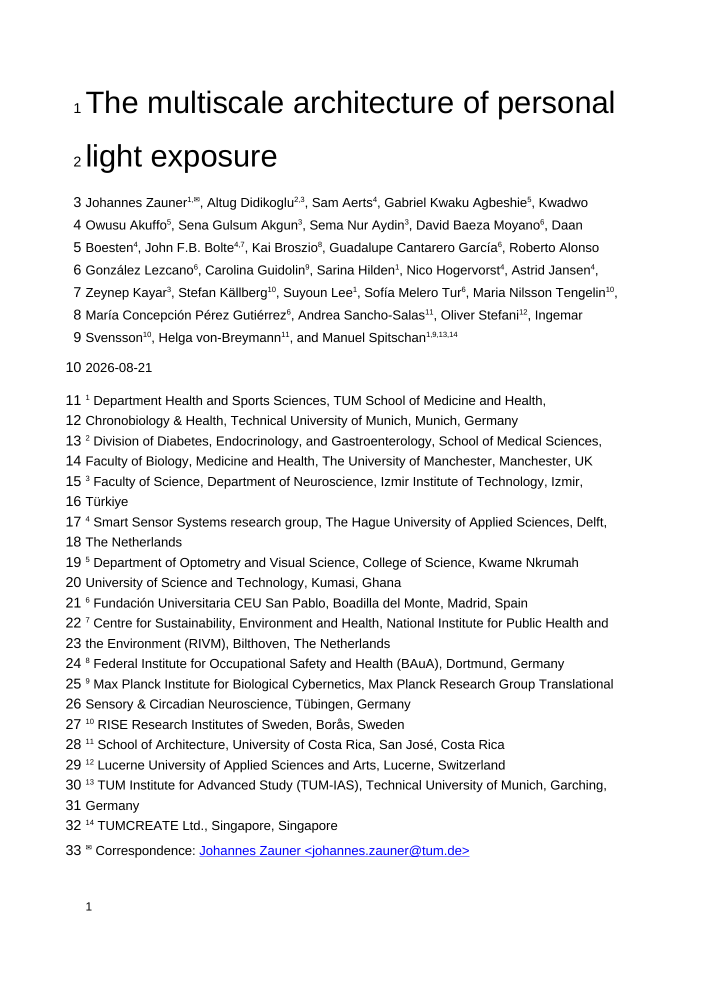
#> input picture audit/manuscript_nature_health/revision_2026_09_11/svg_complete_order72d/rendered_pages/page-1.png, 1414 x 2000 px (shown at 1/2 size); its folder holds only this picture in this run
$ python inspect_rendered_pages.py
#> lines starting #> are read from the running program, lines starting #| are printed output that depends on the picture
#!/usr/bin/env python3
"""Compare document page images and assemble visual QA sheets; no scientific audit."""

import hashlib
import json
from pathlib import Path

from PIL import Image, ImageDraw

OUT = Path(__file__).resolve().parent
BASE = OUT.parent / "manuscript_qa_reference_case_final"


def sha(path):
    return hashlib.sha256(path.read_bytes()).hexdigest()


def number(path):
    return int(path.stem.rsplit("-", 1)[1])


def main():
    pages = sorted((OUT / "rendered_pages").glob("page-*.png"), key=number)
    rows = [{"page": number(page), "path": str(page), "sha256": sha(page),
             "baseline_sha256": sha(BASE / page.name), "byte_identical": sha(page) == sha(BASE / page.name)}
            for page in pages]
    sheets = OUT / "review_sheets"
    sheets.mkdir(exist_ok=True)
    for start in range(0, len(pages), 6):
        canvas = Image.new("RGB", (2250, 2210), "#ececec")
#> canvas: PIL image 2250x2210 RGB; every value is 236
        draw = ImageDraw.Draw(canvas)
        for index, page in enumerate(pages[start:start + 6]):
            left, top = index % 3 * 750, index // 3 * 1105
            with Image.open(page) as img:
#> img is the input picture: PIL image 1414x2000 RGB; mean R, G, B 241.4, 241.4, 241.7
                img.thumbnail((730, 1060))
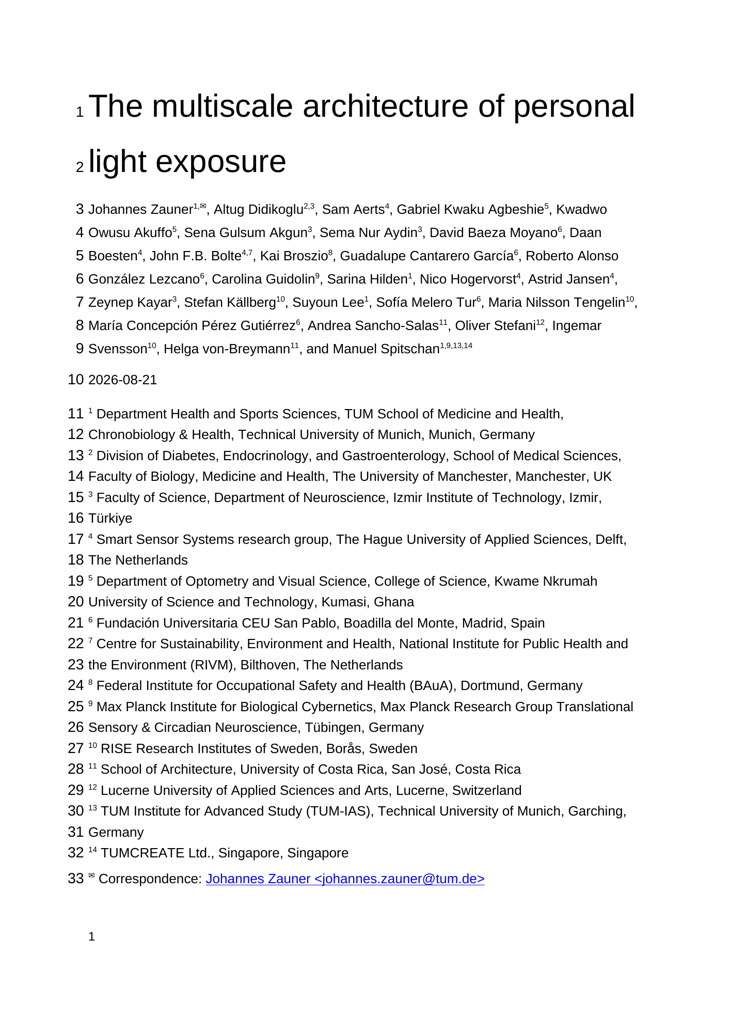
#> img: PIL image 730x1033 RGB; mean R, G, B 241, 241, 241.3
                canvas.paste(img, (left + (750 - img.width) // 2, top + 30))
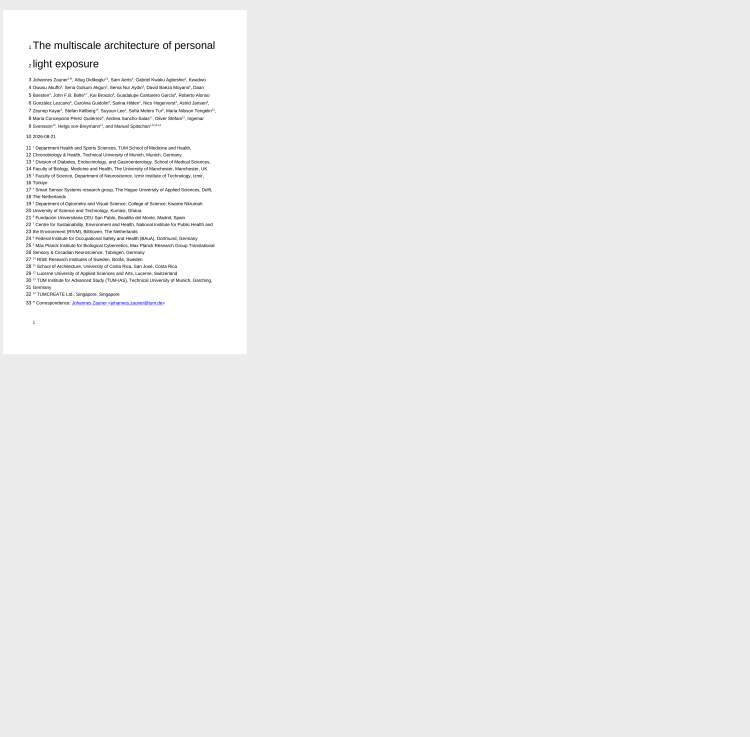
#> canvas: PIL image 2250x2210 RGB (shown at 1/3 size); mean R, G, B 236.8, 236.8, 236.8
            draw.text((left + 12, top + 10), f'Page {number(page)}', fill="black")
        canvas.save(sheets / f"sheet-{start // 6 + 1}.png")
    record = {"baseline_render": str(BASE), "complete_render_page_count": len(pages),
              "baseline_page_count": len(list(BASE.glob("page-*.png"))),
              "changed_pages": [row["page"] for row in rows if not row["byte_identical"]],
              "identical_page_count": sum(row["byte_identical"] for row in rows), "pages": rows}
    (OUT / "page_comparison.json").write_text(json.dumps(record, indent=2) + "\n")
    print(json.dumps({key: value for key, value in record.items() if key != "pages"}, indent=2))


if __name__ == "__main__":
    main()

$ run again, on audit/manuscript_nature_health/revision_2026_09_11/svg_complete_order72d/rendered_pages/page-21.png
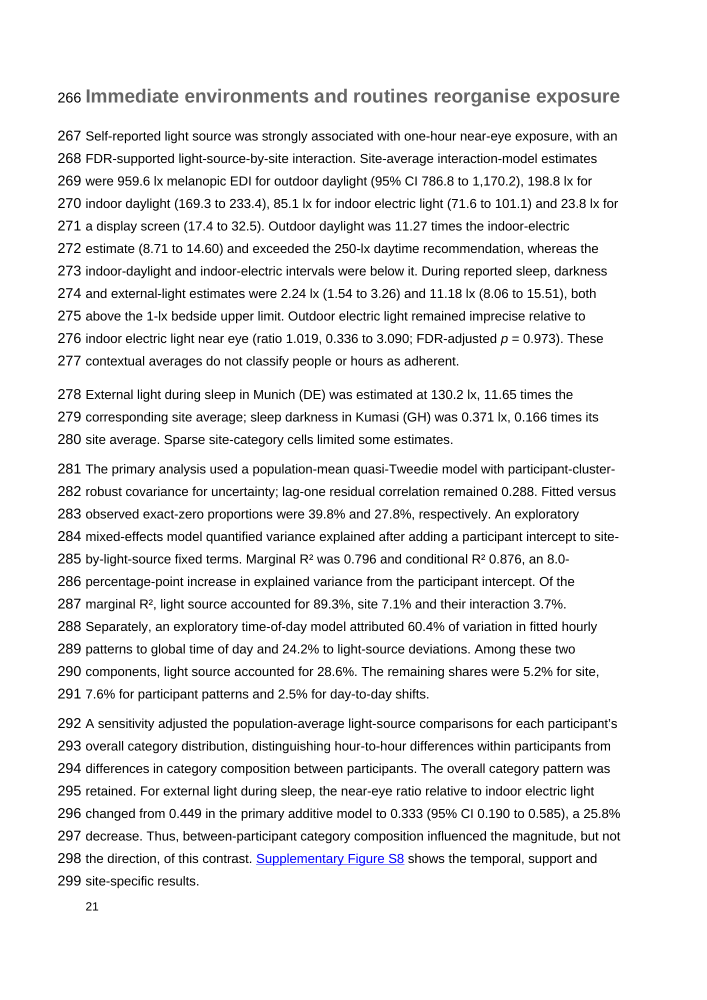
#> input picture audit/manuscript_nature_health/revision_2026_09_11/svg_complete_order72d/rendered_pages/page-21.png, 1414 x 2000 px (shown at 1/2 size)
#> in main, img is the input picture: PIL image 1414x2000 RGB; mean R, G, B 238.5, 238.5, 238.7
#> in main, `img.thumbnail((730, 1060))`:
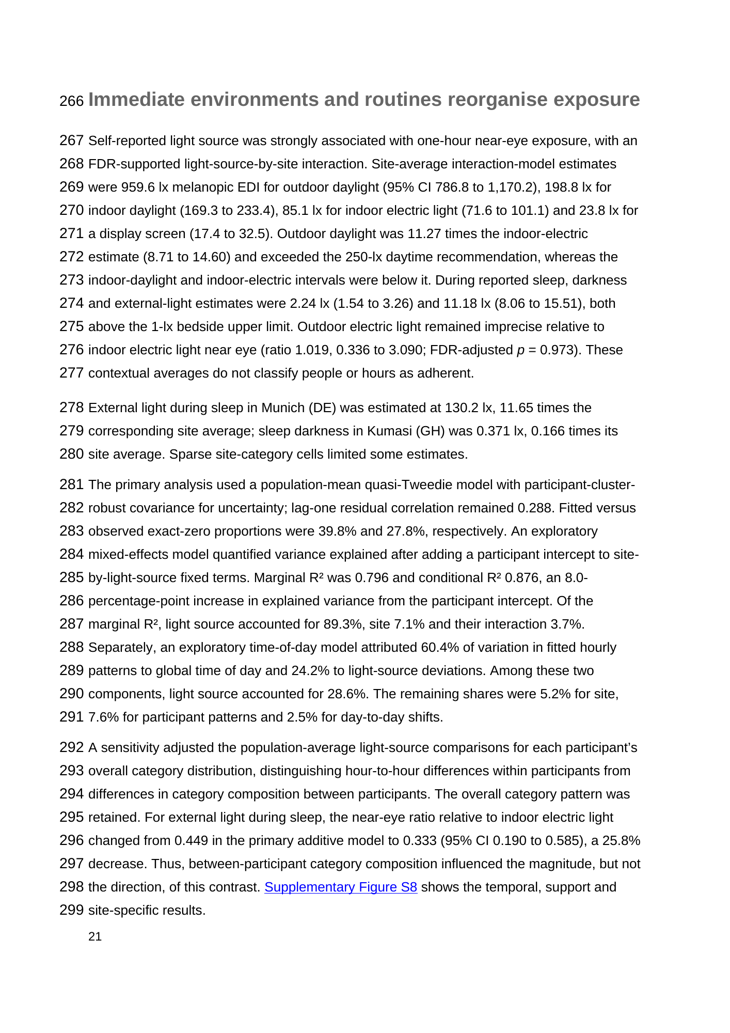
#> img: PIL image 730x1033 RGB; mean R, G, B 238, 238, 238.2
#> in main, `canvas.paste(img, (left + (750 - img.width) // 2, top + 30))`:
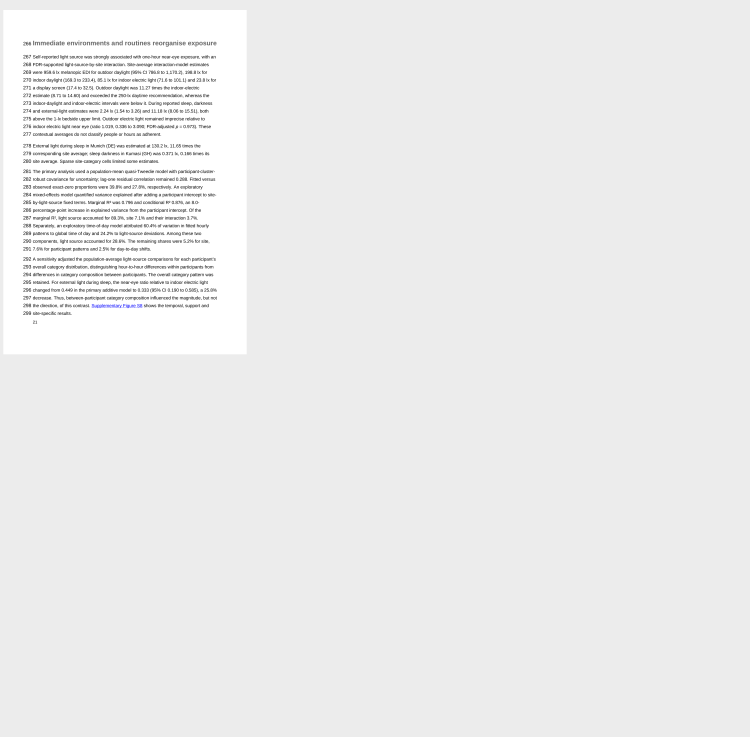
#> canvas: PIL image 2250x2210 RGB (shown at 1/3 size); mean R, G, B 236.3, 236.3, 236.3

$ run again, on audit/manuscript_nature_health/revision_2026_09_11/svg_complete_order72d/rendered_pages/page-23.png
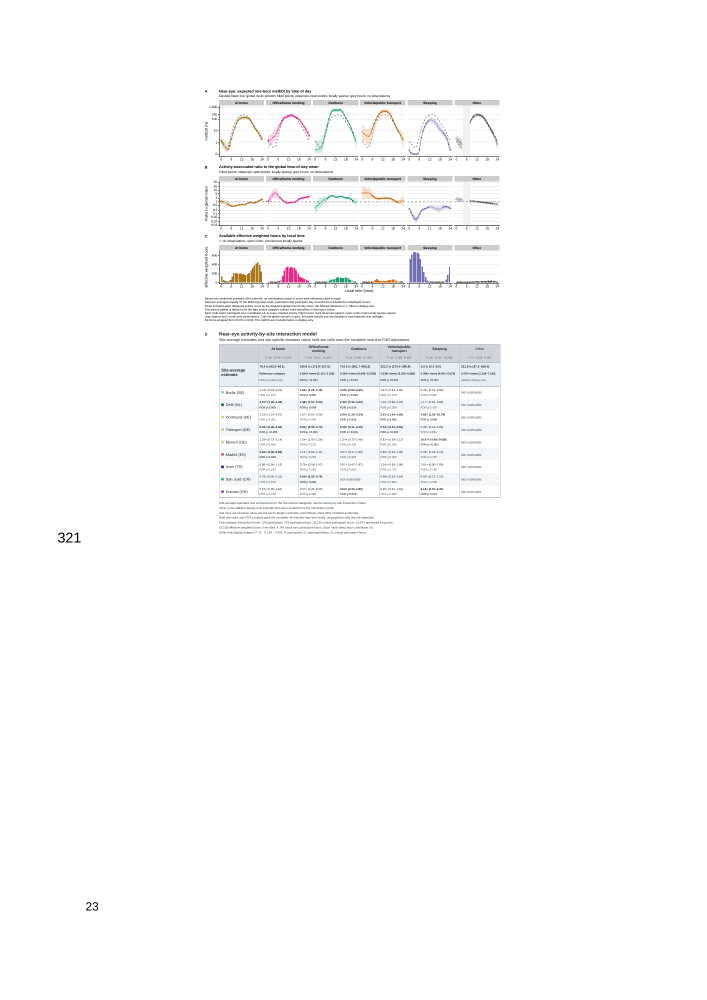
#> input picture audit/manuscript_nature_health/revision_2026_09_11/svg_complete_order72d/rendered_pages/page-23.png, 1414 x 2000 px (shown at 1/2 size)
#> in main, img is the input picture: PIL image 1414x2000 RGB; mean R, G, B 251.6, 251.7, 251.8
#> in main, `img.thumbnail((730, 1060))`:
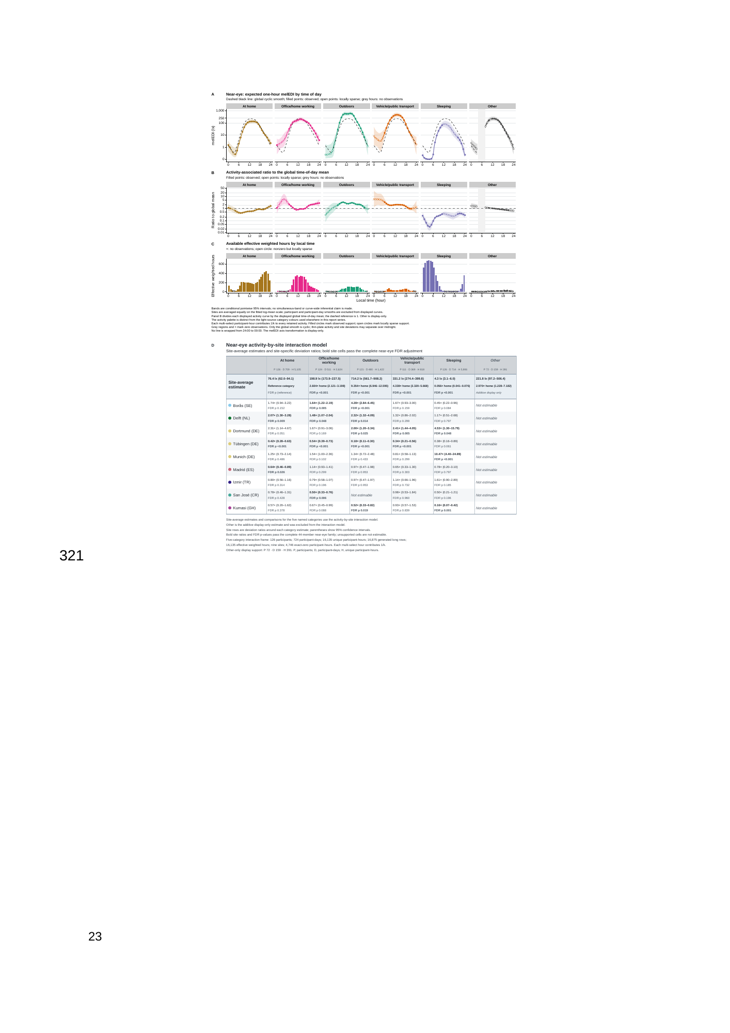
#> img: PIL image 730x1033 RGB; mean R, G, B 251.5, 251.6, 251.8
#> in main, `canvas.paste(img, (left + (750 - img.width) // 2, top + 30))`:
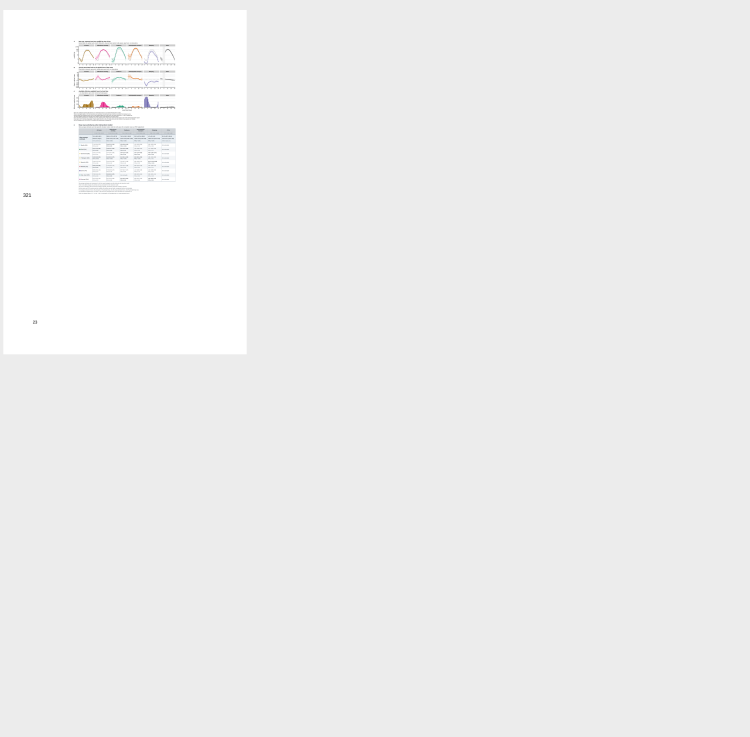
#> canvas: PIL image 2250x2210 RGB (shown at 1/3 size); mean R, G, B 238.4, 238.4, 238.4

$ run again, on audit/manuscript_nature_health/revision_2026_09_11/svg_complete_order72d/rendered_pages/page-40.png
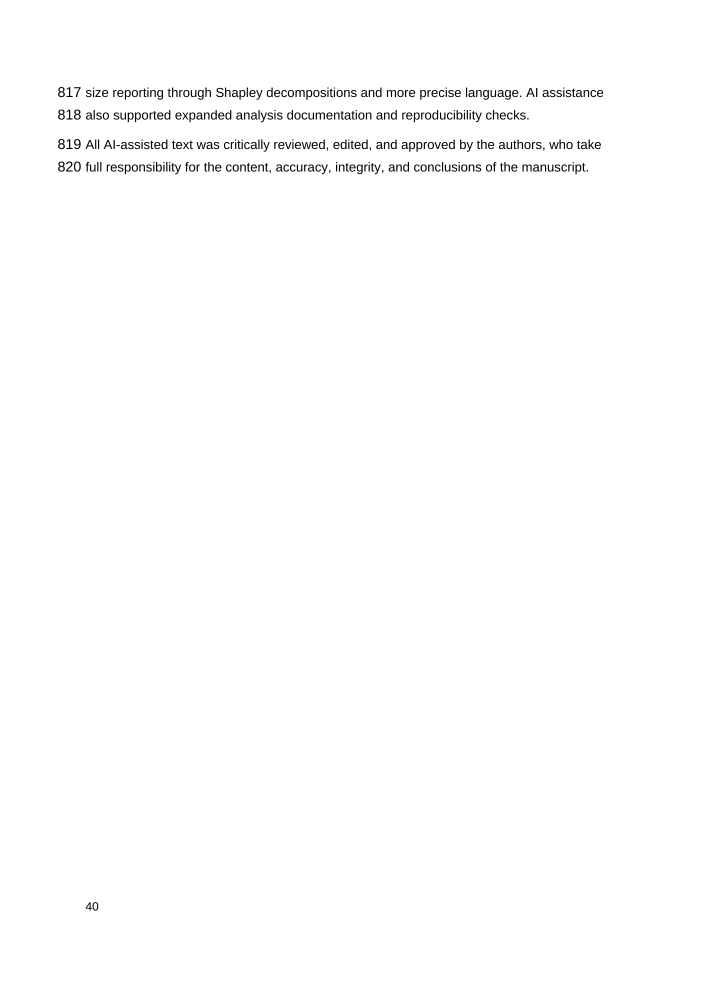
#> input picture audit/manuscript_nature_health/revision_2026_09_11/svg_complete_order72d/rendered_pages/page-40.png, 1414 x 2000 px (shown at 1/2 size)
#> in main, img is the input picture: PIL image 1414x2000 RGB; min 0, max 255, mean 253
#> in main, `img.thumbnail((730, 1060))`:
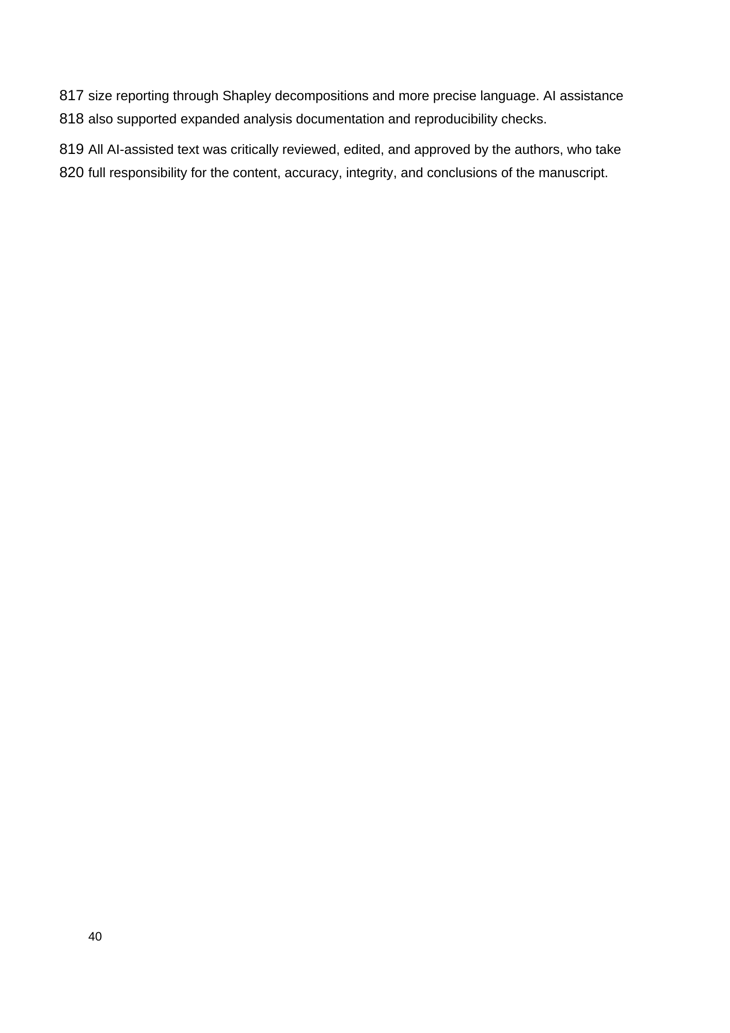
#> img: PIL image 730x1033 RGB; min 0, max 255, mean 252.9
#> in main, `canvas.paste(img, (left + (750 - img.width) // 2, top + 30))`:
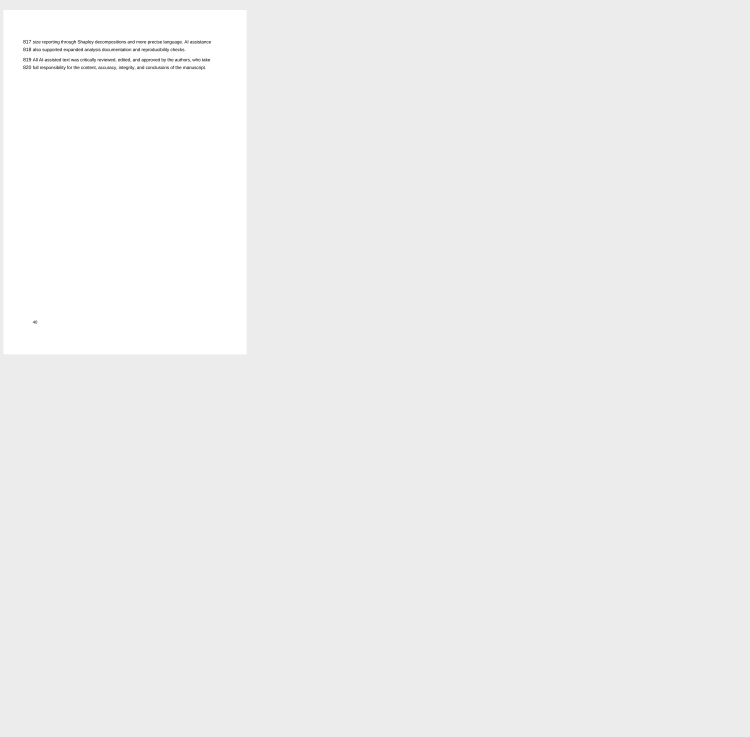
#> canvas: PIL image 2250x2210 RGB (shown at 1/3 size); min 0, max 255, mean 238.6
